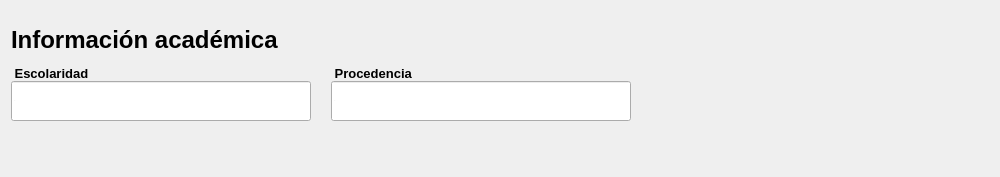
              <widget class="QFrame" name="info_academica">
               <property name="sizePolicy">
                <sizepolicy hsizetype="Preferred" vsizetype="Preferred">
                 <horstretch>0</horstretch>
                 <verstretch>10</verstretch>
                </sizepolicy>
               </property>
               <property name="minimumSize">
                <size>
                 <width>1000</width>
                 <height>170</height>
                </size>
               </property>
               <property name="styleSheet">
                <string notr="true"/>
               </property>
               <property name="frameShape">
                <enum>QFrame::NoFrame</enum>
               </property>
               <property name="frameShadow">
                <enum>QFrame::Raised</enum>
               </property>
               <property name="tipo" stdset="0">
                <string>espacio_preguntas_form</string>
               </property>
               <layout class="QVBoxLayout" name="verticalLayout">
                <property name="topMargin">
                 <number>20</number>
                </property>
                <item alignment="Qt::AlignLeft|Qt::AlignTop">
                 <widget class="QLabel" name="label_titulo_info_academica">
                  <property name="sizePolicy">
                   <sizepolicy hsizetype="Preferred" vsizetype="Preferred">
                    <horstretch>0</horstretch>
                    <verstretch>0</verstretch>
                   </sizepolicy>
                  </property>
                  <property name="minimumSize">
                   <size>
                    <width>0</width>
                    <height>40</height>
                   </size>
                  </property>
                  <property name="maximumSize">
                   <size>
                    <width>16777215</width>
                    <height>20</height>
                   </size>
                  </property>
                  <property name="font">
                   <font>
                    <family>Arial</family>
                    <pointsize>18</pointsize>
                    <weight>75</weight>
                    <bold>true</bold>
                   </font>
                  </property>
                  <property name="styleSheet">
                   <string notr="true"/>
                  </property>
                  <property name="text">
                   <string>Información académica</string>
                  </property>
                  <property name="scaledContents">
                   <bool>false</bool>
                  </property>
                 </widget>
                </item>
                <item>
                 <widget class="QFrame" name="preguntas_info_academica">
                  <property name="minimumSize">
                   <size>
                    <width>460</width>
                    <height>100</height>
                   </size>
                  </property>
                  <property name="styleSheet">
                   <string notr="true"/>
                  </property>
                  <property name="frameShape">
                   <enum>QFrame::NoFrame</enum>
                  </property>
                  <property name="frameShadow">
                   <enum>QFrame::Raised</enum>
                  </property>
                  <layout class="QFormLayout" name="formLayout_2">
                   <property name="horizontalSpacing">
                    <number>20</number>
                   </property>
                   <property name="leftMargin">
                    <number>0</number>
                   </property>
                   <property name="topMargin">
                    <number>0</number>
                   </property>
                   <property name="rightMargin">
                    <number>0</number>
                   </property>
                   <property name="bottomMargin">
                    <number>0</number>
                   </property>
                   <item row="0" column="0">
                    <layout class="QVBoxLayout" name="verticalLayout_40">
                     <item>
                      <widget class="QLabel" name="label_escolaridad">
                       <property name="maximumSize">
                        <size>
                         <width>100</width>
                         <height>16777215</height>
                        </size>
                       </property>
                       <property name="font">
                        <font>
                         <family>Arial</family>
                         <pointsize>10</pointsize>
                         <weight>75</weight>
                         <bold>true</bold>
                        </font>
                       </property>
                       <property name="styleSheet">
                        <string notr="true"/>
                       </property>
                       <property name="text">
                        <string> Escolaridad </string>
                       </property>
                       <property name="scaledContents">
                        <bool>true</bool>
                       </property>
                      </widget>
                     </item>
                     <item>
                      <widget class="QLineEdit" name="input_escolaridad">
                       <property name="sizePolicy">
                        <sizepolicy hsizetype="Fixed" vsizetype="Fixed">
                         <horstretch>0</horstretch>
                         <verstretch>0</verstretch>
                        </sizepolicy>
                       </property>
                       <property name="minimumSize">
                        <size>
                         <width>300</width>
                         <height>40</height>
                        </size>
                       </property>
                       <property name="font">
                        <font>
                         <family>Arial</family>
                         <pointsize>-1</pointsize>
                        </font>
                       </property>
                       <property name="styleSheet">
                        <string notr="true"/>
                       </property>
                       <property name="placeholderText">
                        <string>.....</string>
                       </property>
                      </widget>
                     </item>
                    </layout>
                   </item>
                   <item row="0" column="1">
                    <layout class="QVBoxLayout" name="verticalLayout_39">
                     <item>
                      <widget class="QLabel" name="label_procendencia">
                       <property name="maximumSize">
                        <size>
                         <width>100</width>
                         <height>16777215</height>
                        </size>
                       </property>
                       <property name="font">
                        <font>
                         <family>Arial</family>
                         <pointsize>10</pointsize>
                         <weight>75</weight>
                         <bold>true</bold>
                        </font>
                       </property>
                       <property name="styleSheet">
                        <string notr="true"/>
                       </property>
                       <property name="text">
                        <string> Procedencia </string>
                       </property>
                       <property name="textFormat">
                        <enum>Qt::PlainText</enum>
                       </property>
                       <property name="scaledContents">
                        <bool>true</bool>
                       </property>
                      </widget>
                     </item>
                     <item>
                      <widget class="QLineEdit" name="input_procendencia">
                       <property name="sizePolicy">
                        <sizepolicy hsizetype="Fixed" vsizetype="Fixed">
                         <horstretch>0</horstretch>
                         <verstretch>0</verstretch>
                        </sizepolicy>
                       </property>
                       <property name="minimumSize">
                        <size>
                         <width>300</width>
                         <height>40</height>
                        </size>
                       </property>
                       <property name="font">
                        <font>
                         <family>Arial</family>
                         <pointsize>-1</pointsize>
                        </font>
                       </property>
                       <property name="styleSheet">
                        <string notr="true"/>
                       </property>
                       <property name="placeholderText">
                        <string>.....</string>
                       </property>
                      </widget>
                     </item>
                    </layout>
                   </item>
                  </layout>
                 </widget>
                </item>
               </layout>
              </widget>
